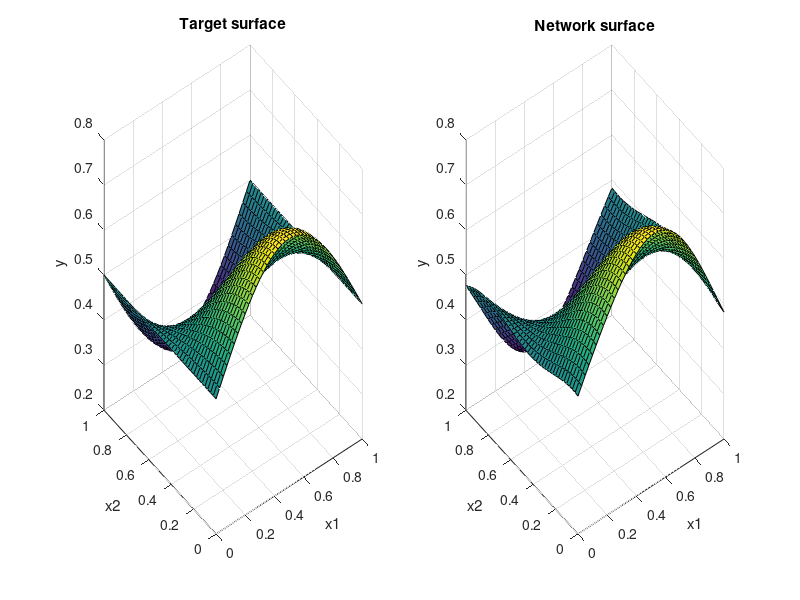
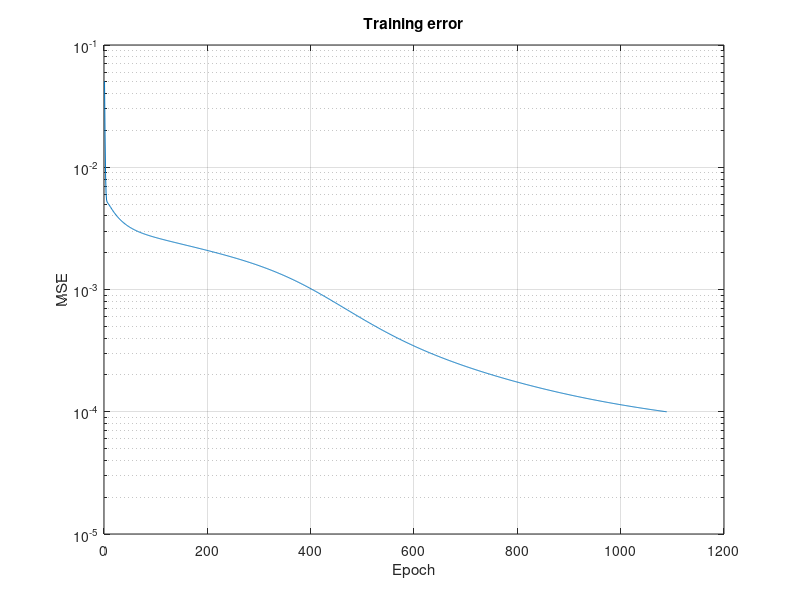

These charts were generated, in order, by the following MATLAB code:
% Дополнительное задание: два входа и один выход, приближение поверхности.
clear; clc; close all;
rng(2);

% Формула поверхности в задании не указана: выбираем простую гладкую.
[X1, X2] = meshgrid(linspace(0, 1, 10));
P = [X1(:)'; X2(:)'];
d = 0.5 + 0.25*sin(pi*P(1, :)).*cos(pi*P(2, :));
H = 8;
W1 = randn(H, 2);
b1 = randn(H, 1);
w2 = 0.3*randn(1, H);
b2 = 0;
eta = 0.02;
maxEpochs = 10000;
loss = zeros(1, maxEpochs);

for epoch = 1:maxEpochs
    for i = 1:size(P, 2)
        h = tanh(W1*P(:, i) + b1);
        y = w2*h + b2;
        e = d(i) - y;
        delta = (w2'*e) .* (1 - h.^2);
        w2 = w2 + eta*e*h';
        b2 = b2 + eta*e;
        W1 = W1 + eta*delta*P(:, i)';
        b1 = b1 + eta*delta;
    end
    yTrain = zeros(size(d));
    for i = 1:size(P, 2)
        yTrain(i) = w2*tanh(W1*P(:, i) + b1) + b2;
    end
    loss(epoch) = mean((d - yTrain).^2);
    if loss(epoch) < 1e-4
        break;
    end
end
loss = loss(1:epoch);

[A, B] = meshgrid(linspace(0, 1, 41));
Z = 0.5 + 0.25*sin(pi*A).*cos(pi*B);
Znet = zeros(size(Z));
for i = 1:numel(A)
    Znet(i) = w2*tanh(W1*[A(i); B(i)] + b1) + b2;
end
fprintf('Эпох: %d\n', epoch);
fprintf('MSE на обучении: %.6f\n', loss(end));
fprintf('MSE на плотной сетке: %.6f\n', mean((Z(:)-Znet(:)).^2));
disp('Веса скрытого слоя W1:'); disp(W1);
disp('Смещения скрытого слоя b1:'); disp(b1);
disp('Веса выхода w2:'); disp(w2);
fprintf('Смещение выхода b2: %.6f\n', b2);

figure;
subplot(1, 2, 1); surf(A, B, Z); title('Target surface');
xlabel('x1'); ylabel('x2'); zlabel('y'); zlim([0.2 0.8]);
subplot(1, 2, 2); surf(A, B, Znet); title('Network surface');
xlabel('x1'); ylabel('x2'); zlabel('y'); zlim([0.2 0.8]);
figure;
semilogy(loss); xlabel('Epoch'); ylabel('MSE'); grid on;
title('Training error');
